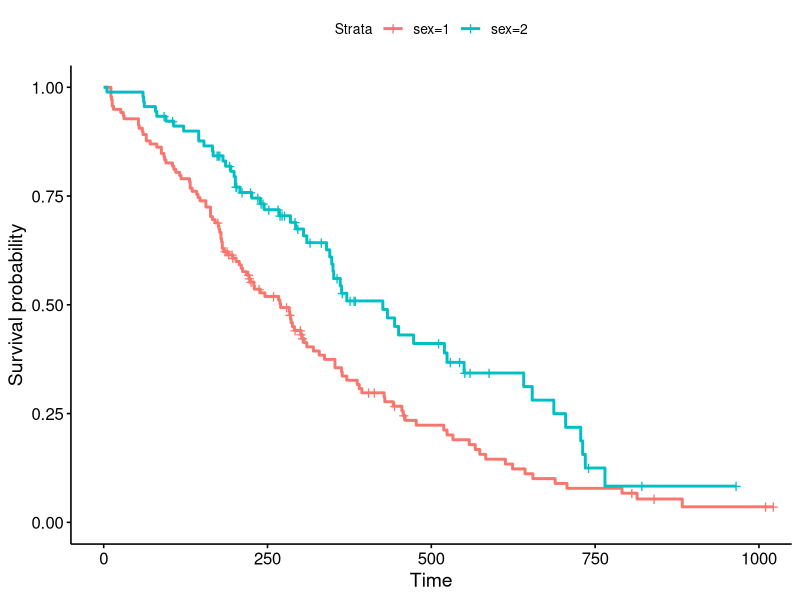
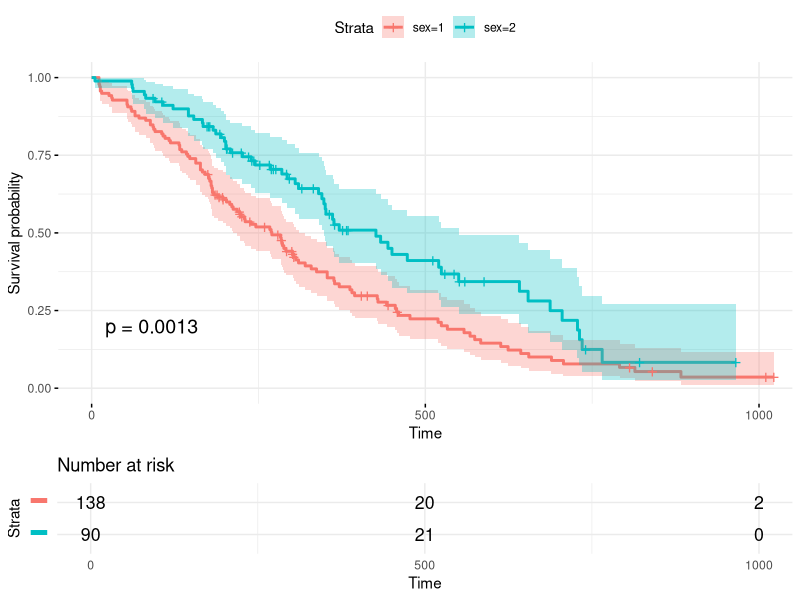
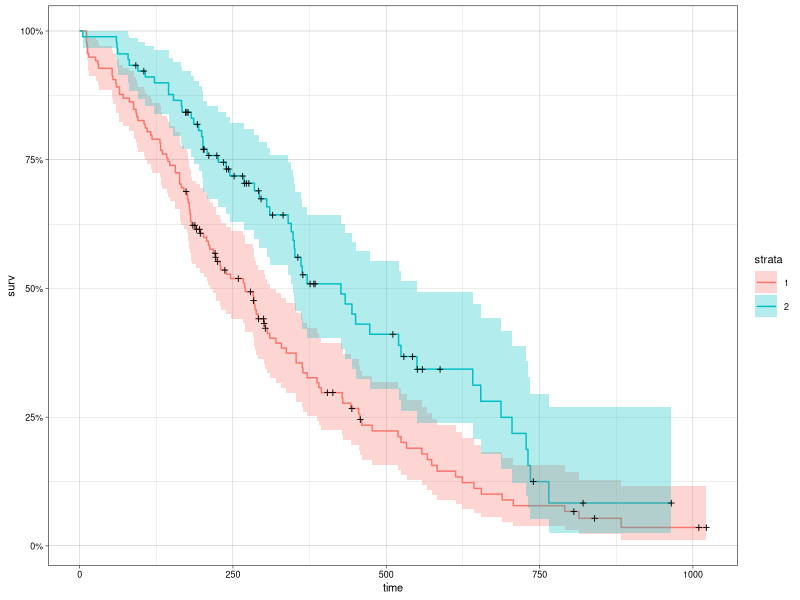
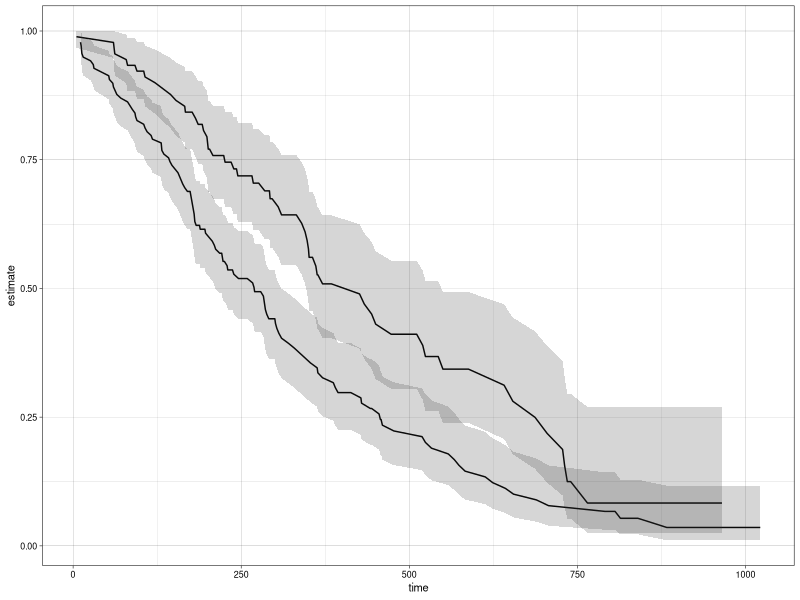
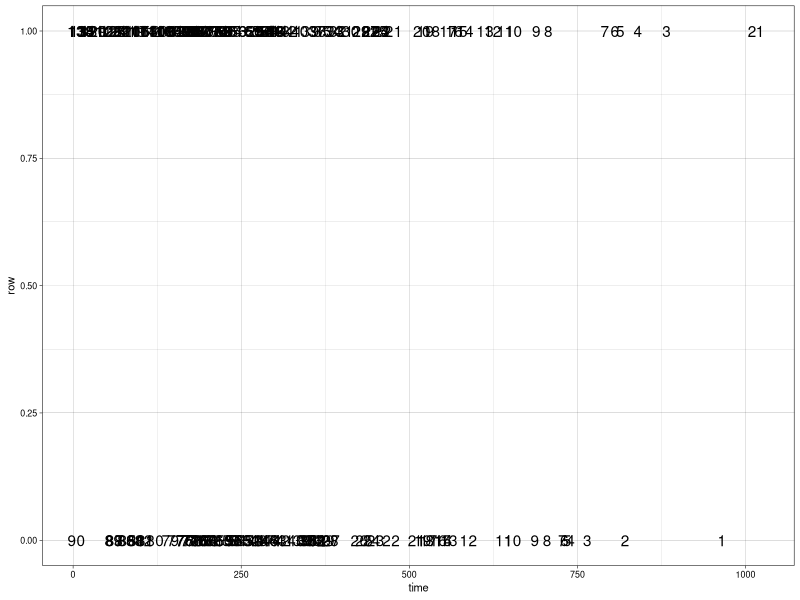
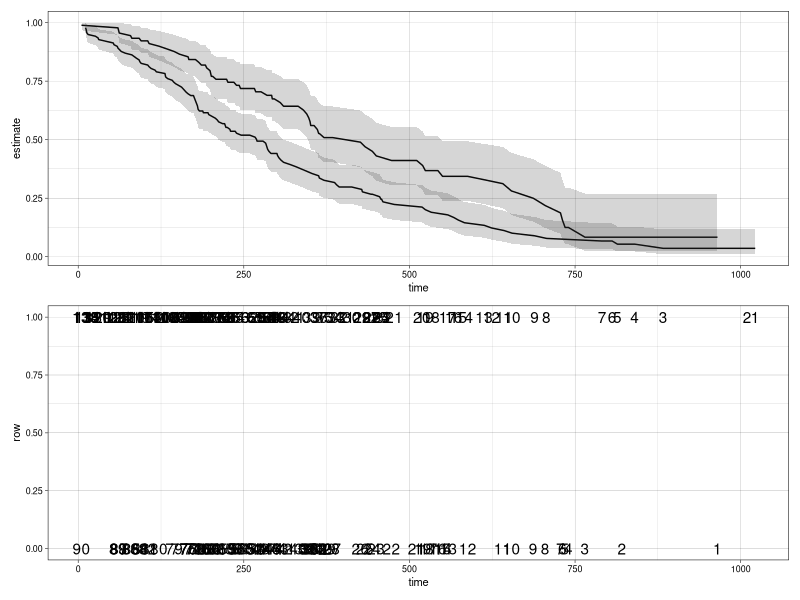

The R source for these figures, in order:
## ---- chunk 1
knitr::opts_chunk$set(echo = TRUE, warning=FALSE, message=FALSE)

library(rmarkdown)
library(ggplot2)
library(dplyr)
library(tidyr)
library(readr)
library(here)
library(patchwork)
library(survminer)
library(ggfortify)
library(survival)
library(broom)

#theme_set(theme_minimal(base_size = 8))
theme_set(theme_linedraw(base_size = 8))

## ---- chunk 2
fit <- survfit(Surv(time, status) ~ sex, data = lung)
fit
## ---- chunk 3
ggsurvplot(fit, data = lung)
## ---- chunk 4
ggsurvplot(
   fit,                     # survfit object with calculated statistics.
   data = lung,  # data used to fit survival curves. 
   risk.table = TRUE,         # show risk table.
   pval = TRUE,               # show p-value of log-rank test.
   conf.int = TRUE,           # show confidence intervals for 
                              # point estimaes of survival curves.
   xlim = c(0,1000),          # present narrower X axis, but not affect
                              # survival estimates.
   break.time.by = 500,       # break X axis in time intervals by 500.
   ggtheme = theme_minimal(), # customize plot and risk table with a theme.
   risk.table.y.text.col = T, # colour risk table text annotations.
   risk.table.y.text = FALSE # show bars instead of names in text annotations
                             # in legend of risk table
)
## ---- chunk 5
autoplot(fit)
## ---- chunk 6
td <- tidy(fit)
td %>% glimpse()
## ---- chunk 7
surv_plot <- td %>% 
  ggplot(aes(time, estimate, group = strata)) + 
  geom_line() +
  geom_ribbon(aes(ymin = conf.low, ymax = conf.high), alpha = .2)

surv_plot
## ---- chunk 8
surv_tab <-
  td %>% 
  mutate(
    row = if_else(strata == "sex=1", 1, 0)  
  ) %>%
  ggplot(aes(x = time, y = row , label = n.risk)) + 
  geom_text() 

surv_tab
## ---- chunk 9
surv_plot / surv_tab
## ---- chunk 10

td

# this is the sequence
breaks <- c(0, 200, 400, 600, 800, 1000, 1200)

# filtering on the sequence
td %>%
  group_by(strata) %>%
  arrange(time) %>%
  filter(time < breaks) %>%
  slice(n()) %>%
  ungroup()
